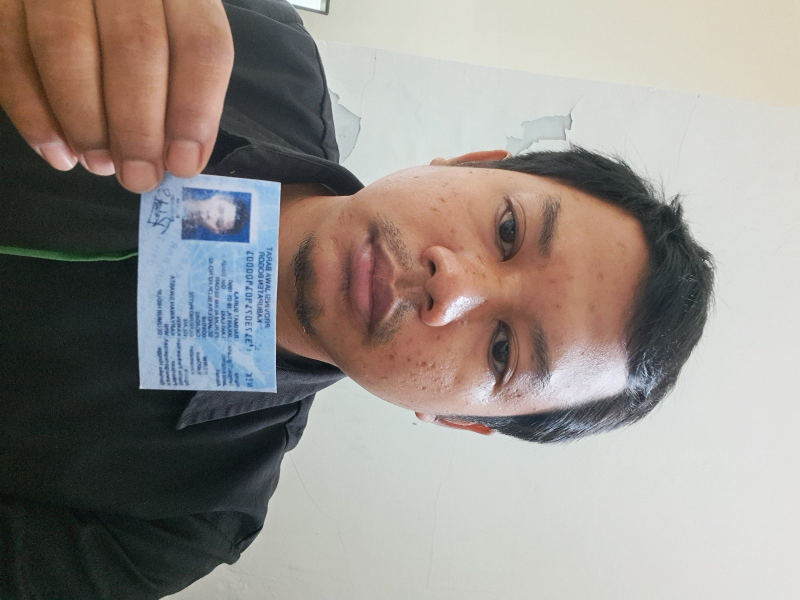
#> input picture asserts/2fc1cd543454583e0d4fa42578beb354.jpeg, 1600 x 1200 px (shown at 1/2 size)
$ python -i check_face.py   (imports and definitions only)
#> lines starting #> are read from the running program, lines starting #| are printed output that depends on the picture
#!/usr/bin/env python
# -*- coding: UTF-8 -*-
'''
@Project ：ArcFace-python
@File    ：check_face.py
@Author  ：herbiel
@Date    ：2024/11/15 10:53
'''
import cv2
#import dlib
import numpy as np
import requests
from io import BytesIO
from PIL import Image
import logging
from detect_face import get_face_feature_from_url,get_face_feature
# 设置日志记录
# [1 line not run here, left out]


def pad_image_to_multiple_of_4(image):
    """Ensure the image width is a multiple of 4 by padding with black pixels on the right side."""
    height, width = image.shape[:2]
    padding = (4 - (width % 4)) % 4
    image = cv2.copyMakeBorder(
        image,
        top=0,
        bottom=0,
        left=0,
        right=padding,
        borderType=cv2.BORDER_CONSTANT,
        value=[0, 0, 0]  # Pad with black pixels
    )
    return image

def rotate_image(image, angle):
    """旋转图像到指定角度"""
    height, width = image.shape[:2]
    center = (width // 2, height // 2)
    rotation_matrix = cv2.getRotationMatrix2D(center, angle, 1.0)
    rotated_image = cv2.warpAffine(image, rotation_matrix, (width, height))
    return cv2.cvtColor(rotated_image, cv2.COLOR_BGR2RGB)


def load_image(image_source):
    """加载图像，可以是 URL 或本地路径"""
    try:
        if image_source.startswith(('http://', 'https://')):
            response = requests.get(image_source)
            response.raise_for_status()  # 检查请求是否成功
            image = Image.open(BytesIO(response.content))
            image = cv2.cvtColor(np.array(image), cv2.COLOR_RGB2BGR)
        else:
            image = cv2.imread(image_source)

        if image is None:
            raise ValueError("Error: Image not found or unable to read.")
        return image
    except Exception as e:
        logging.error(f"Failed to load image from {image_source}: {e}")
        return None
def read_image_from_url(url):
    # Fetch the image from the URL
    response = requests.get(url)
    response.raise_for_status()  # Raise an error for bad responses

    # Convert the image data to a NumPy array
    image_array = np.asarray(bytearray(response.content), dtype=np.uint8)

    # Decode the image array into an OpenCV format
    image = cv2.imdecode(image_array, cv2.IMREAD_COLOR)

    return image
def find_faces_by_rotation(image_source):
    """顺时针旋转图像直到检测到人脸"""
    output = None
    image = load_image(image_source)
    #image = pad_image_to_multiple_of_4(image)
    #print(f"load image is {image}")
    # 尝试检测原始图像中的人脸
    #faces = detect_faces_dlib(image)
    faces = get_face_feature_from_url(image_source)
    logging.info(f"{image_source} Detected result {faces}")
    if faces == 1:
        return faces,image
    else:
        # 尝试旋转图像
        for angle in range(0, 360, 90):  # 从90度开始，避免重复检测原始图像
            rotated_image = rotate_image(image, angle)
            #faces = detect_faces_dlib(rotated_image)
            face_number = get_face_feature(rotated_image,image_source)
            logging.info(f"Detected  face_number  at angle {angle} degrees.And face_number is {face_number}")
            if face_number == 1:
                print(f"faces_info.faceNum is {face_number}")
                logging.info(f"Detected  face(s) at angle {angle} degrees.")
                # 标注检测到的人脸
                return face_number,rotated_image
        return 0, rotated_image


# [8 lines of commented-out code are left out]

>>> import cv2
>>> picture = cv2.imread('asserts/2fc1cd543454583e0d4fa42578beb354.jpeg', cv2.IMREAD_GRAYSCALE)
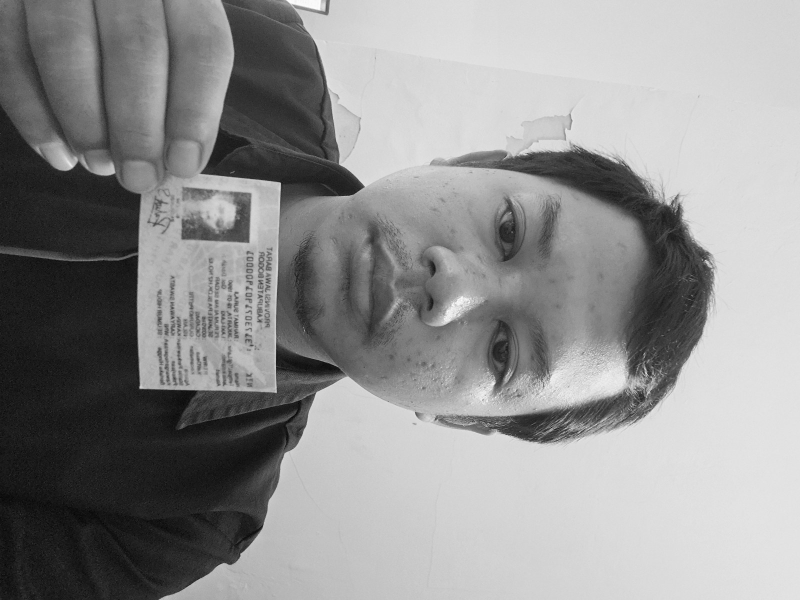
#> picture: shape (1200, 1600) (shown at 1/2 size); min 0, max 255, mean 144
#> (the run stopped early here; a loop or call above may not have finished)
